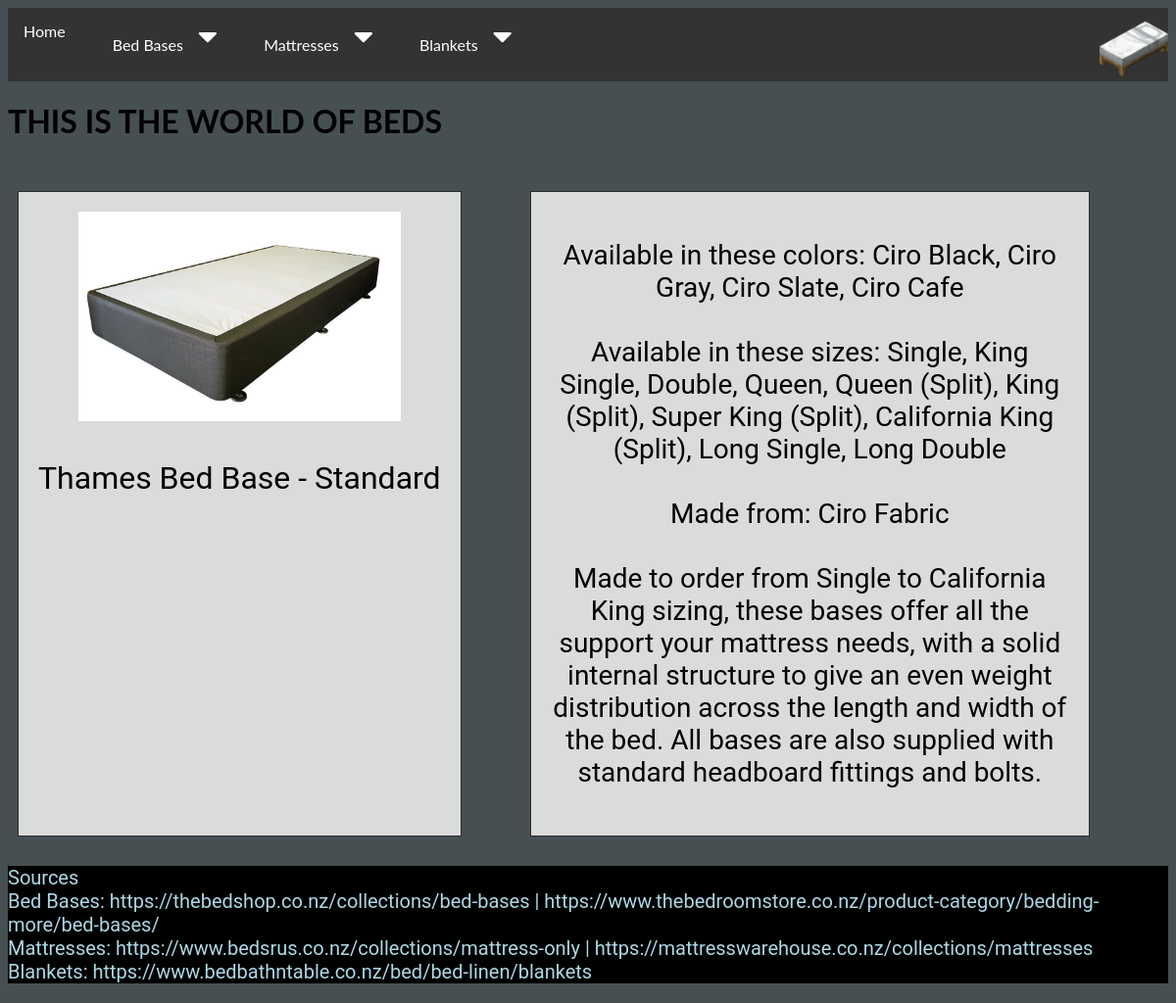
Page /bed_base/1 on the committed database.
### tables this page shows
CREATE TABLE Base (BaseID INTEGER PRIMARY KEY AUTOINCREMENT UNIQUE, BaseName TEXT NOT NULL, BaseMaterial TEXT NOT NULL, BaseSize TEXT NOT NULL, BaseColor TEXT NOT NULL, BaseImage TEXT, BaseDescription TEXT);

### routes.py (the view, shortened to what this page needs)
@app.route('/<string:data>/', defaults={'id': None})
@app.route('/<string:data>/<int:id>')
def routes(data, id):
    conn = sqlite3.connect('beds.db')
    cur = conn.cursor()
    if data == "bed_base":
        base = None
        if id is None:
            return redirect("/bed_base/0")
        elif id == 0:
            cur.execute('SELECT * FROM Base')
            base = cur.fetchall()
            return render_template('all_base.html', base=base)
        else:
            cur.execute('SELECT * FROM Base WHERE BaseID=?', (id,))
            base = cur.fetchone()
            if base is None:
                return render_template('404.html'), 404
            else:
                return render_template('individual_base.html', base=base)
    else:
        return render_template('404.html'), 404

### templates/individual_base.html (shortened to what this page needs)
<!DOCTYPE html>
<html>
{% extends 'layout.html' %}
{% block content %}
<body class="bed_base_route">
<div class="grid_container">
    <div class="grid_item">
        <img src="/static/images/{{base[5]}}" width="329" height="214">
        <p style="font-size: 32px;">{{base[1]}}</p>
    </div>
    <div class="grid_item">
        <p style="font-size: 28px;">
            Available in these colors: {{base[4]}}<br><br>
            Available in these sizes: {{base[3]}}<br><br>
            Made from: {{base[2]}}<br><br>
            {{base[6]}}
        </p>
</div>
{% endblock %}

### static/style.css (style rules this page uses)
body { background-color: #a5b695; }
.bed_base_route { background-color: #464f51; }
p { color: black; font-family: "Roboto", sans-serif; font-size: 42px; }
.grid_container { display: grid; gap: 70px; grid-template-columns: auto auto auto; padding: 10px; }
.grid_item { background-color: rgba(255, 255, 255, 0.8); border: 1px solid rgba(0, 0, 0, 0.8); padding: 20px; font-size: 30px; text-align: center; overflow-wrap: normal; }

### rows in the picture
Base: BaseImage (picture), BaseName "Thames Bed Base - Standard", BaseColor "Ciro Black, Ciro Gray, Ciro Slate, Ciro Cafe", BaseSize "Single, King Single, Double, Queen, Queen (Split), King (Split), Super King (Split), California King (Split), Long Single, Long Double", BaseMaterial "Ciro Fabric", BaseDescription "Made to order from Single to California King sizing, these bases offer all the support your mattress needs, with a solid internal structure to give an even weight distribution across the length and width of the bed. All bases are also supplied with standard headboard fittings and bolts."
